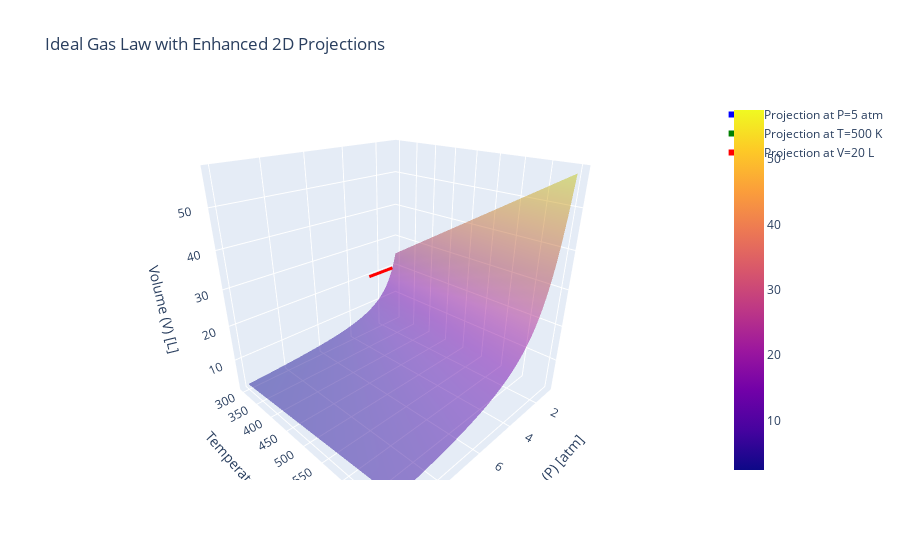

The cell this chart's notebook holds for it:
### Markdown cell above
### Python: Plotly Interactive II

### Code cell
import numpy as np
import plotly.graph_objects as go

# Define ranges for temperature (T) and pressure (P)
T = np.linspace(300, 700, 50)  # Temperature from 300K to 700K
P = np.linspace(1, 10, 50)     # Pressure from 1 to 10 atm
T, P = np.meshgrid(T, P)

# Equation for volume V, using the ideal gas law: PV = nRT
R = 0.0821  # Ideal gas constant in L·atm/mol·K
n = 1       # Assume 1 mole of gas
V = (n * R * T) / P  # Rearranged ideal gas law to V = nRT / P

# Create 3D surface plot
fig = go.Figure()

# Add 3D surface with reduced opacity
fig.add_trace(go.Surface(z=V, x=P, y=T, colorscale="Plasma", opacity=0.5))

# Interactive cross-sections for projections
def add_projection(fig, P_val=None, T_val=None, V_val=None):
    if P_val:
        # Slice at a specific Pressure (P) value
        V_slice = (n * R * T) / P_val
        fig.add_trace(go.Scatter3d(
            x=np.full(T.shape[0], P_val), y=T[:,0], z=V_slice[:,0],
            mode="lines", line=dict(color="blue", width=6),
            name=f"Projection at P={P_val} atm"))
    if T_val:
        # Slice at a specific Temperature (T) value
        V_slice = (n * R * T_val) / P
        fig.add_trace(go.Scatter3d(
            x=P[0], y=np.full(P.shape[1], T_val), z=V_slice[0],
            mode="lines", line=dict(color="green", width=6),
            name=f"Projection at T={T_val} K"))
    if V_val:
        # Slice at a specific Volume (V) value
        P_slice = (n * R * T) / V_val
        fig.add_trace(go.Scatter3d(
            x=P_slice[0], y=T[:,0], z=np.full(T.shape[0], V_val),
            mode="lines", line=dict(color="red", width=6),
            name=f"Projection at V={V_val} L"))

# Initial projections
add_projection(fig, P_val=5)
add_projection(fig, T_val=500)
add_projection(fig, V_val=20)

# Update layout
fig.update_layout(
    title="Ideal Gas Law with Enhanced 2D Projections",
    scene=dict(
        xaxis_title="Pressure (P) [atm]",
        yaxis_title="Temperature (T) [K]",
        zaxis_title="Volume (V) [L]",
        camera=dict(eye=dict(x=1.2, y=1.2, z=0.8))  # Set view angle
    ),
    coloraxis_colorbar=dict(
        title="Volume [L]",
        titleside="right"
    )
)

fig.show()

### Figure 1 — Plotly figure (JSON) as saved in the notebook; plotly's stock layout.template omitted (floating-point values rounded to 4 significant figures; data arrays with more than 128 entries replaced by an {"elided": "..."} marker saying what was removed)
{"data": [{"colorscale": [[0.0, "#0d0887"], [0.1111, "#46039f"], [0.2222, "#7201a8"], [0.3333, "#9c179e"], [0.4444, "#bd3786"], [0.5556, "#d8576b"], [0.6667, "#ed7953"], [0.7778, "#fb9f3a"], [0.8889, "#fdca26"], [1.0, "#f0f921"]], "opacity": 0.5, "type": "surface", "x": {"elided": "50x50 float values"}, "y": {"elided": "50x50 float values"}, "z": {"elided": "50x50 float values"}}, {"line": {"color": "blue", "width": 6}, "mode": "lines", "name": "Projection at P=5 atm", "type": "scatter3d", "x": [5, 5, 5, 5, 5, 5, 5, 5, 5, 5, 5, 5, 5, 5, 5, 5, 5, 5, 5, 5, 5, 5, 5, 5, 5, 5, 5, 5, 5, 5, 5, 5, 5, 5, 5, 5, 5, 5, 5, 5, 5, 5, 5, 5, 5, 5, 5, 5, 5, 5], "y": [300.0, 300.0, 300.0, 300.0, 300.0, 300.0, 300.0, 300.0, 300.0, 300.0, 300.0, 300.0, 300.0, 300.0, 300.0, 300.0, 300.0, 300.0, 300.0, 300.0, 300.0, 300.0, 300.0, 300.0, 300.0, 300.0, 300.0, 300.0, 300.0, 300.0, 300.0, 300.0, 300.0, 300.0, 300.0, 300.0, 300.0, 300.0, 300.0, 300.0, 300.0, 300.0, 300.0, 300.0, 300.0, 300.0, 300.0, 300.0, 300.0, 300.0], "z": [4.926, 4.926, 4.926, 4.926, 4.926, 4.926, 4.926, 4.926, 4.926, 4.926, 4.926, 4.926, 4.926, 4.926, 4.926, 4.926, 4.926, 4.926, 4.926, 4.926, 4.926, 4.926, 4.926, 4.926, 4.926, 4.926, 4.926, 4.926, 4.926, 4.926, 4.926, 4.926, 4.926, 4.926, 4.926, 4.926, 4.926, 4.926, 4.926, 4.926, 4.926, 4.926, 4.926, 4.926, 4.926, 4.926, 4.926, 4.926, 4.926, 4.926]}, {"line": {"color": "green", "width": 6}, "mode": "lines", "name": "Projection at T=500 K", "type": "scatter3d", "x": [1.0, 1.0, 1.0, 1.0, 1.0, 1.0, 1.0, 1.0, 1.0, 1.0, 1.0, 1.0, 1.0, 1.0, 1.0, 1.0, 1.0, 1.0, 1.0, 1.0, 1.0, 1.0, 1.0, 1.0, 1.0, 1.0, 1.0, 1.0, 1.0, 1.0, 1.0, 1.0, 1.0, 1.0, 1.0, 1.0, 1.0, 1.0, 1.0, 1.0, 1.0, 1.0, 1.0, 1.0, 1.0, 1.0, 1.0, 1.0, 1.0, 1.0], "y": [500, 500, 500, 500, 500, 500, 500, 500, 500, 500, 500, 500, 500, 500, 500, 500, 500, 500, 500, 500, 500, 500, 500, 500, 500, 500, 500, 500, 500, 500, 500, 500, 500, 500, 500, 500, 500, 500, 500, 500, 500, 500, 500, 500, 500, 500, 500, 500, 500, 500], "z": [41.05, 41.05, 41.05, 41.05, 41.05, 41.05, 41.05, 41.05, 41.05, 41.05, 41.05, 41.05, 41.05, 41.05, 41.05, 41.05, 41.05, 41.05, 41.05, 41.05, 41.05, 41.05, 41.05, 41.05, 41.05, 41.05, 41.05, 41.05, 41.05, 41.05, 41.05, 41.05, 41.05, 41.05, 41.05, 41.05, 41.05, 41.05, 41.05, 41.05, 41.05, 41.05, 41.05, 41.05, 41.05, 41.05, 41.05, 41.05, 41.05, 41.05]}, {"line": {"color": "red", "width": 6}, "mode": "lines", "name": "Projection at V=20 L", "type": "scatter3d", "x": [1.232, 1.265, 1.299, 1.332, 1.366, 1.399, 1.433, 1.466, 1.5, 1.533, 1.567, 1.6, 1.634, 1.667, 1.701, 1.734, 1.768, 1.801, 1.835, 1.868, 1.902, 1.935, 1.969, 2.002, 2.036, 2.069, 2.103, 2.136, 2.17, 2.203, 2.237, 2.27, 2.304, 2.337, 2.371, 2.404, 2.438, 2.471, 2.505, 2.538, 2.572, 2.605, 2.639, 2.672, 2.706, 2.739, 2.773, 2.806, 2.84, 2.874], "y": [300.0, 300.0, 300.0, 300.0, 300.0, 300.0, 300.0, 300.0, 300.0, 300.0, 300.0, 300.0, 300.0, 300.0, 300.0, 300.0, 300.0, 300.0, 300.0, 300.0, 300.0, 300.0, 300.0, 300.0, 300.0, 300.0, 300.0, 300.0, 300.0, 300.0, 300.0, 300.0, 300.0, 300.0, 300.0, 300.0, 300.0, 300.0, 300.0, 300.0, 300.0, 300.0, 300.0, 300.0, 300.0, 300.0, 300.0, 300.0, 300.0, 300.0], "z": [20, 20, 20, 20, 20, 20, 20, 20, 20, 20, 20, 20, 20, 20, 20, 20, 20, 20, 20, 20, 20, 20, 20, 20, 20, 20, 20, 20, 20, 20, 20, 20, 20, 20, 20, 20, 20, 20, 20, 20, 20, 20, 20, 20, 20, 20, 20, 20, 20, 20]}], "layout": {"coloraxis": {"colorbar": {"title": {"side": "right", "text": "Volume [L]"}}}, "scene": {"camera": {"eye": {"x": 1.2, "y": 1.2, "z": 0.8}}, "xaxis": {"title": {"text": "Pressure (P) [atm]"}}, "yaxis": {"title": {"text": "Temperature (T) [K]"}}, "zaxis": {"title": {"text": "Volume (V) [L]"}}}, "title": {"text": "Ideal Gas Law with Enhanced 2D Projections"}}}
